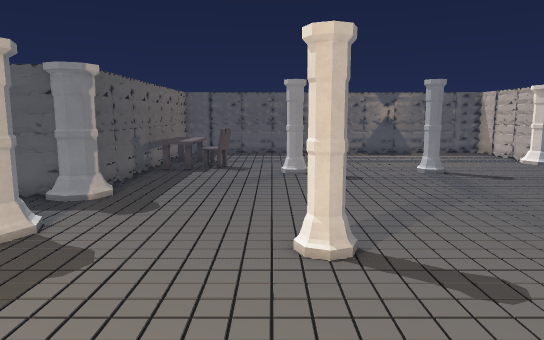
[1] (above)

19 first-person views from a walk through a level from a Godot 3-D game. The camera is 1.5 m above the floor, tilts 8° down and sees 70° across. The floor is counted in squares, 0.6 m on a side. Each view is taken from the middle of a square. On the plan, view 1 faces up. The plan holds only what a view shows up to about 20 squares ahead; the rest is blank. The place goes on beyond the plan. Characters and animated objects are left out.

[2]
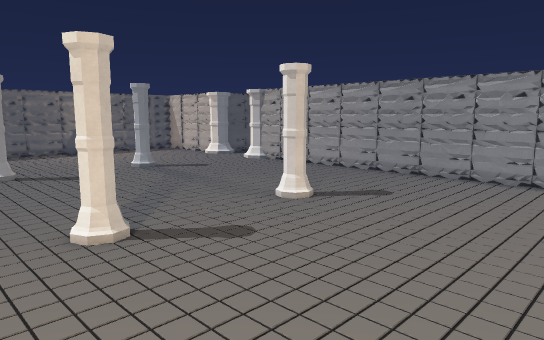

[3]
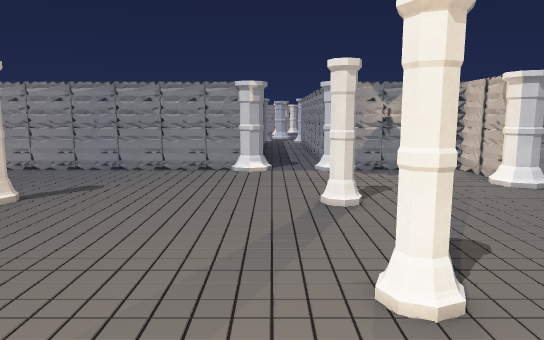

[4]
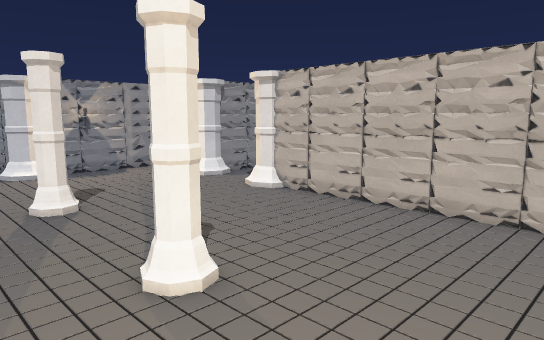

[5]
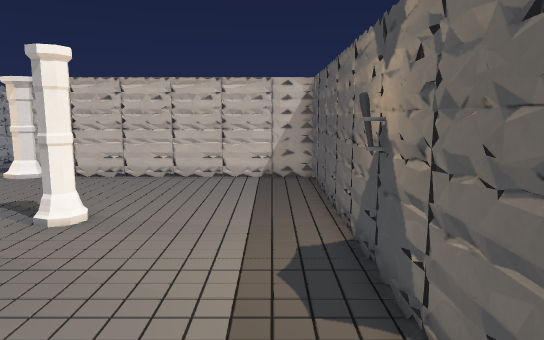

[6]
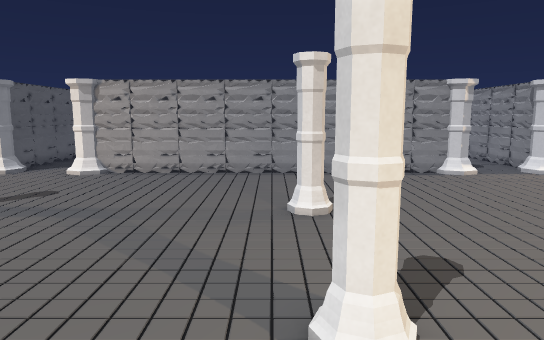

[7]
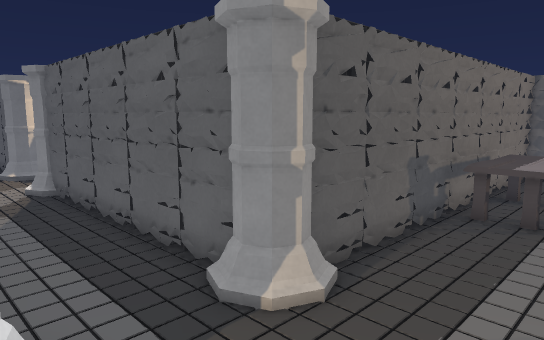

[8]
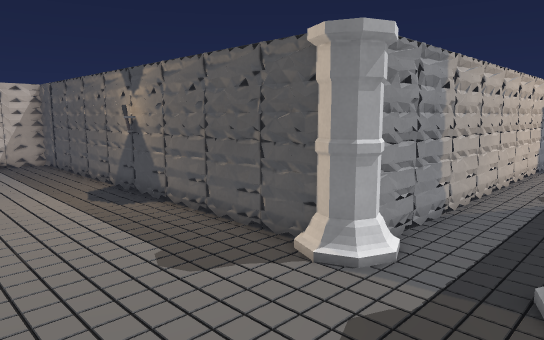

[9]
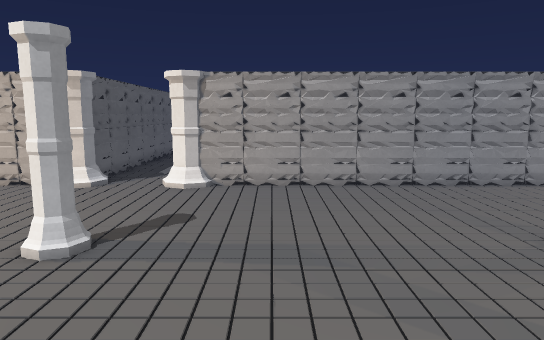

[10]
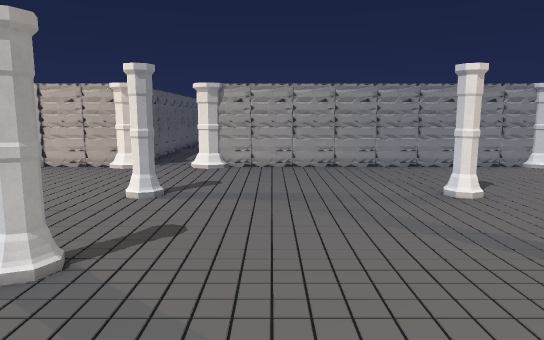

[11]
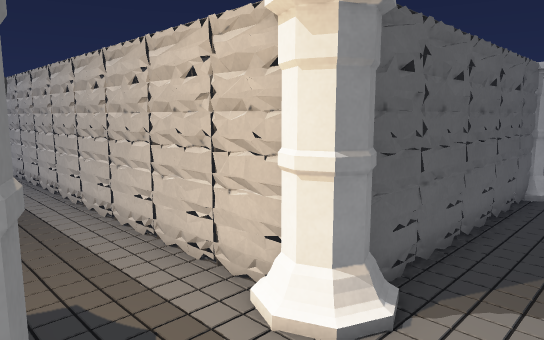

[12]
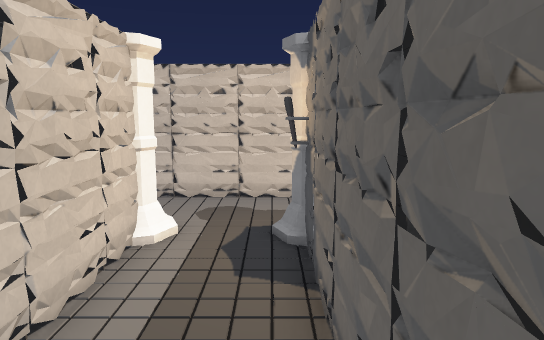

[13]
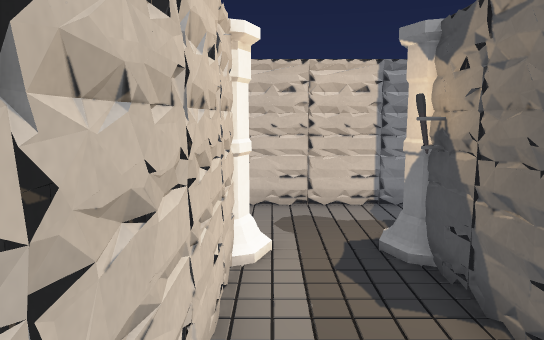

[14]
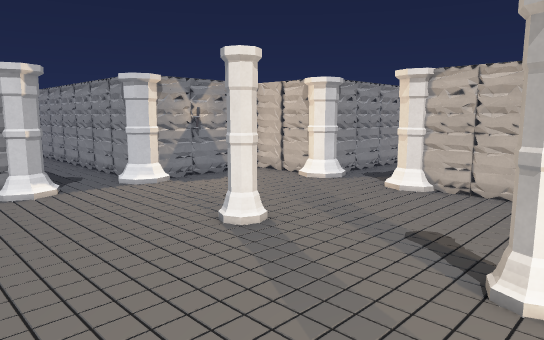

[15]
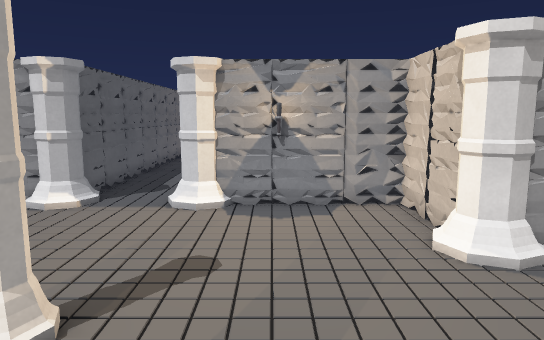

[16]
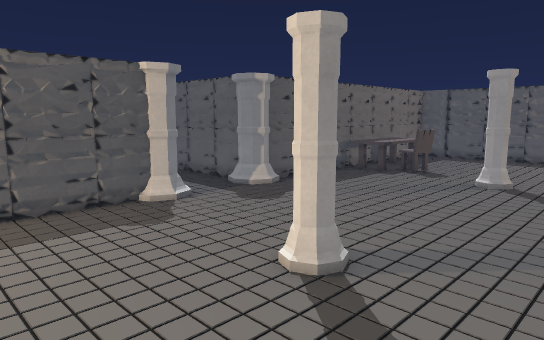

[17]
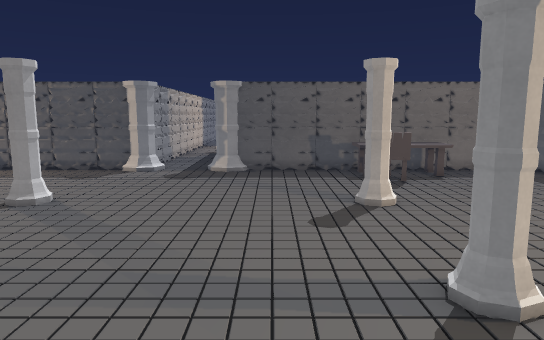

[18]
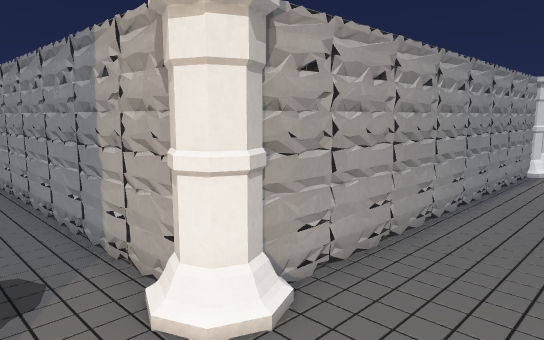

[19]
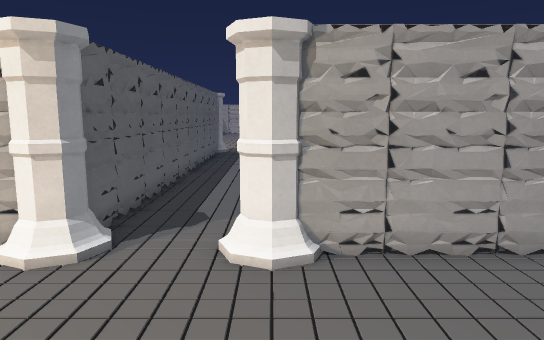

### Floor plan
Key: @ floor where view 1 was taken; # wall or solid block; . floor; P pillar; O other object.
Columns run from 21 left of view 1 to 19 right of it. Each row starts with its distance up from view 1.
 20   ...#         #OO................PP#####
 19  # ..#         #OOOO...............P.....
 18  # ..#         #OOOO.....................
 17  # ..#         #......P.....P......P.....
 16  #...#         #..................PP#####
 15  #...#         #...................#
 14  #...#         #...................#
 13  #...#         #...................#
 12 #PP.PP#########PP..................#
 11  P...P.........P...................#
 10  ..................................#
  9  ..............P...................#
  8 ###############PP..................#
  7                #......P.....P......#
  6                #...................#
  5                #...................#
  4                #...................#
  3                #...................#
  2                #...................#
  1                #...................#
  0                #.....@............PP#####
 -1                #...................P.....
 -2                #.........................
 -3                #......P.....P......P.....
 -4                #..................PP#####
 -5                #...................#
 -6                #...................#
 -7                #...................#
 -8                #...................#
 -9                #...........P...P...#
-10                ############PP.PP####
-11                              ..#

Where each view was taken, in squares from view 1:
view 1: 0 up, 0 right, facing up
view 2: 1 down, 2 left, facing up-right
view 3: 1 down, 4 left, facing right
view 4: 0 up, 4 left, facing down-right
view 5: 6 up, 4 left, facing down
view 6: 8 up, 3 left, facing right
view 7: 8 up, 2 left, facing up-left
view 8: 12 up, 0 right, facing down-left
view 9: 13 up, 0 right, facing right
view 10: 13 up, 5 left, facing right
view 11: 9 up, 20 left, facing up-right
view 12: 20 up, 19 left, facing down
view 13: 19 up, 17 left, facing down
view 14: 3 up, 0 right, facing down-right
view 15: 6 down, 3 right, facing right
view 16: 2 up, 5 right, facing up-left
view 17: 14 up, 12 right, facing left
view 18: 19 up, 10 right, facing down-right
view 19: 16 up, 7 right, facing right
